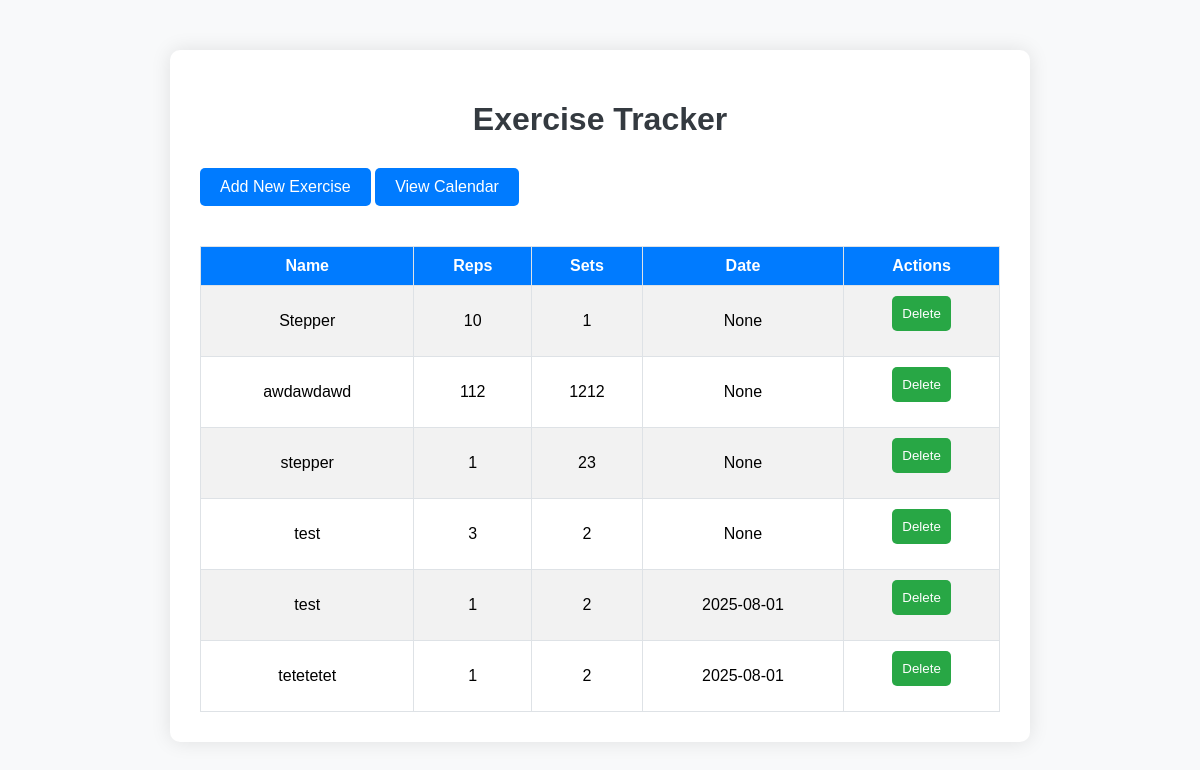
Before: / with the older database file.
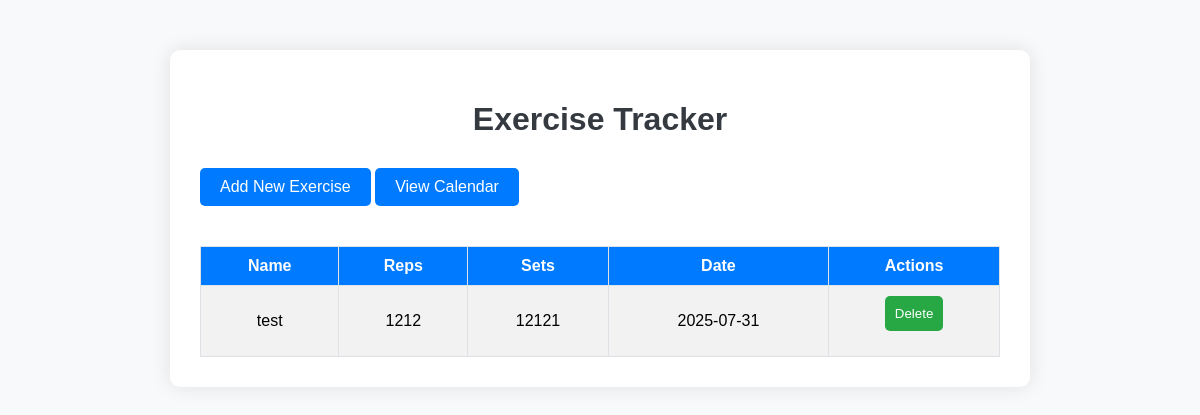
After: the same page with the newer database file.
### tables this page shows
CREATE TABLE exercises (
                            id INTEGER PRIMARY KEY AUTOINCREMENT,
                            name TEXT NOT NULL,
                            reps INTEGER NOT NULL,
                            sets INTEGER NOT NULL
                        , date TEXT);

### app.py (the view)
@app.route('/')
def index():
    conn = sqlite3.connect(DB_NAME)
    cursor = conn.cursor()
    cursor.execute("SELECT * FROM exercises")
    exercises = cursor.fetchall()
    conn.close()
    return render_template("index.html", exercises=exercises)

### templates/index.html
{% extends 'base.html' %}
{% block content %}
<a href="/add" class="button">Add New Exercise</a>
<a href="/calendar" class="button">View Calendar</a>
<table>
    <tr><th>Name</th><th>Reps</th><th>Sets</th><th>Date</th><th>Actions</th></tr>
    {% for exercise in exercises %}
        <tr>
            <td>{{ exercise[1] }}</td>
            <td>{{ exercise[2] }}</td>
            <td>{{ exercise[3] }}</td>
            <td>{{ exercise[4] }}</td>
            <td>
                <form action="/delete/{{ exercise[0] }}" method="POST" style="display:inline;">
                    <button type="submit" onclick="return confirm('Are you sure you want to delete this exercise?');">
                        Delete
                    </button>
                </form>
            </td>
        </tr>
    {% endfor %}
</table>
{% endblock %}

### templates/base.html (shortened to what this page needs)
<!DOCTYPE html>
<html>
<head>
    <link rel="stylesheet" href="{{ url_for('static', filename='style.css') }}">
</head>
<body>
    <div class="container">
        <h1>Exercise Tracker</h1>
        {% block content %}{% endblock %}
    </div>
</body>
</html>

### static/style.css (style rules this page uses)
body { font-family: Arial, sans-serif; background-color: #f8f9fa; margin: 0; padding: 0; display: flex; justify-content: center; align-items: flex-start; min-height: 100vh; }
.container { width: 80%; max-width: 800px; margin-top: 50px; background: white; padding: 30px; border-radius: 10px; box-shadow: 0 0 20px rgba(0,0,0,0.1); }
h1 { text-align: center; color: #343a40; margin-bottom: 30px; }
a.button { display: inline-block; background: #007bff; color: white; text-decoration: none; padding: 10px 20px; border-radius: 5px; margin-bottom: 20px; }
table { width: 100%; border-collapse: collapse; margin-top: 20px; }
th, td { border: 1px solid #dee2e6; padding: 10px; text-align: center; }
th { background: #007bff; color: white; }
tr:nth-child(even) { background: #f2f2f2; }
form { display: flex; flex-direction: column; }
form input, form button { padding: 10px; margin-bottom: 15px; border: 1px solid #ced4da; border-radius: 5px; }
form button { background: #28a745; color: white; border: none; cursor: pointer; }

Changed rows visible on the page:
removed exercises: name "Stepper", reps "10", sets "1", exercise "None"
removed exercises: name "awdawdawd", reps "112", sets "1212", exercise "None"
removed exercises: name "stepper", reps "1", sets "23", exercise "None"
removed exercises: name "test", reps "3", sets "2", exercise "None"
removed exercises: name "test", reps "1", sets "2", date "2025-08-01"
removed exercises: name "tetetetet", reps "1", sets "2", date "2025-08-01"
added exercises: name "test", reps "1212", sets "12121", date "2025-07-31"
